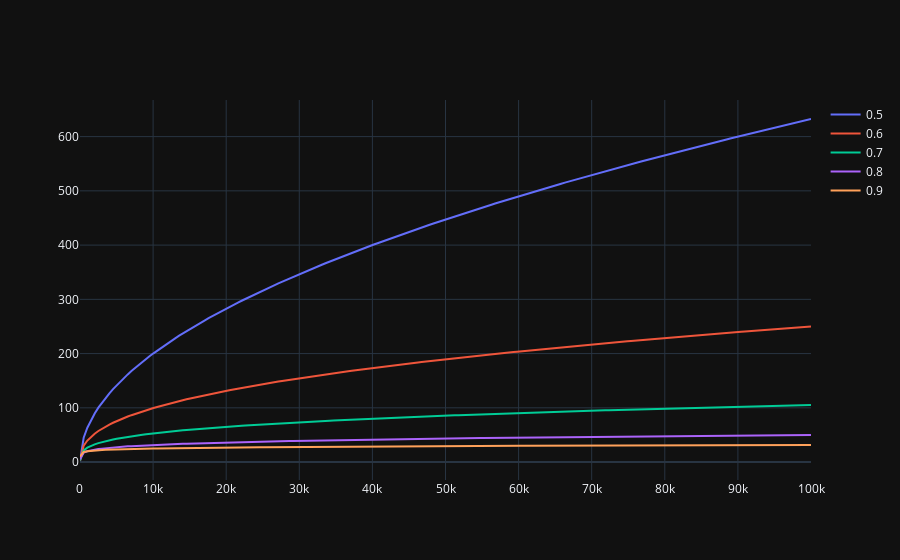

Notebook cell for this chart:
### Code cell
c = np.linspace(1,100000,200)
gammas = np.linspace(.5,.9,5)
traces = []
for gamma in gammas:
    u = c**(1-gamma)/(1-gamma)
    t = go.Scatter(x=c,y=u,name=str(gamma),mode="lines")
    traces.append(t)
fig = go.Figure(traces)
fig.show()

### Figure 1 — Plotly figure (JSON) as saved in the notebook; plotly's stock layout.template omitted (floating-point values rounded to 4 significant figures; data arrays with more than 128 entries replaced by an {"elided": "..."} marker saying what was removed)
{"data": [{"mode": "lines", "name": "0.5", "x": {"elided": "200 float values"}, "y": {"elided": "200 float values"}, "type": "scatter"}, {"mode": "lines", "name": "0.6", "x": {"elided": "200 float values"}, "y": {"elided": "200 float values"}, "type": "scatter"}, {"mode": "lines", "name": "0.7", "x": {"elided": "200 float values"}, "y": {"elided": "200 float values"}, "type": "scatter"}, {"mode": "lines", "name": "0.8", "x": {"elided": "200 float values"}, "y": {"elided": "200 float values"}, "type": "scatter"}, {"mode": "lines", "name": "0.9", "x": {"elided": "200 float values"}, "y": {"elided": "200 float values"}, "type": "scatter"}], "layout": {}}
